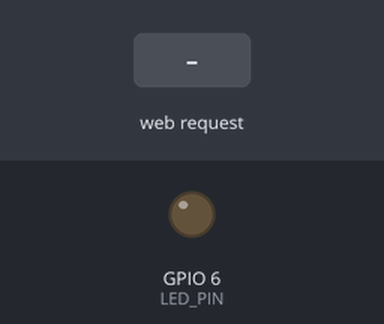
This sketch was run on a simulated ESP32-S3. Parts: output pins drawn as LEDs (lit = HIGH). Inputs (shaded band) come from the test bench. WiFi joins after 1.5 s; servers stay silent unless stated; what the sketch prints to the serial monitor is not drawn.

Above: at 2.7 s.
2.8 s: HTTP request GET /on received
At 4.0 s:
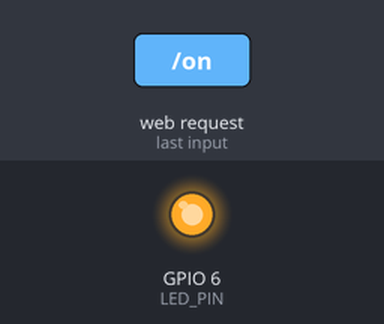
4.3 s: HTTP request GET /off received
At 5.3 s:
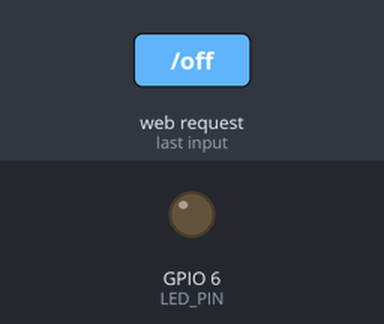
Timing chart, 0 to 7.3 s (numbered marks = the images above; inputs shaded):
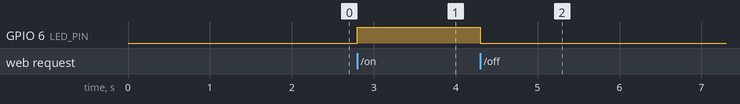

Measured:
- after the input at 2.8 s, GPIO 6 (LED_PIN): LOW → HIGH at once
- after the input at 4.3 s, GPIO 6 (LED_PIN): HIGH → LOW at once

The sketch:

led_browser.ino
```cpp
#include <WiFi.h>
#include <WebServer.h>

// Ganti dengan WiFi/hotspot yang dipakai
const char* ssid = "TI Atas";
const char* password = "ubyunggul";

const int LED_PIN = 6;
bool ledState = false;

WebServer server(80);

void setup() {
Serial.begin(115200);
pinMode(LED_PIN, OUTPUT);
digitalWrite(LED_PIN, LOW);
WiFi.mode(WIFI_STA);
WiFi.begin(ssid, password);
while (WiFi.status() != WL_CONNECTED) {
delay(500);
Serial.print(".");
}

Serial.print("IP ESP32: ");
Serial.println(WiFi.localIP());
server.on("/", handleRoot);
server.on("/on", handleOn);
server.on("/off", handleOff);
server.begin();
}

void loop() {
 server.handleClient();
}

void handleOn() {
ledState = true;
digitalWrite(LED_PIN, HIGH);
server.sendHeader("Location", "/");
server.send(303);
}

void handleOff() {
ledState = false;
digitalWrite(LED_PIN, LOW);
server.sendHeader("Location", "/");
server.send(303);
}

void handleRoot() {
String status = ledState ? "MENYALA" : "MATI";
String html = "<!DOCTYPE html><html><head>";
html += "<meta name='viewport' content='width=device-width'>";
html += "<title>Kontrol LED</title></head><body>";
html += "<h1>Kontrol LED ESP32</h1>";
html += "<p>Status: " + status + "</p>";
html += "<a href='/on'><button>ON</button></a> ";
html += "<a href='/off'><button>OFF</button></a>";
html += "</body></html>";
server.send(200, "text/html", html);
}
```
